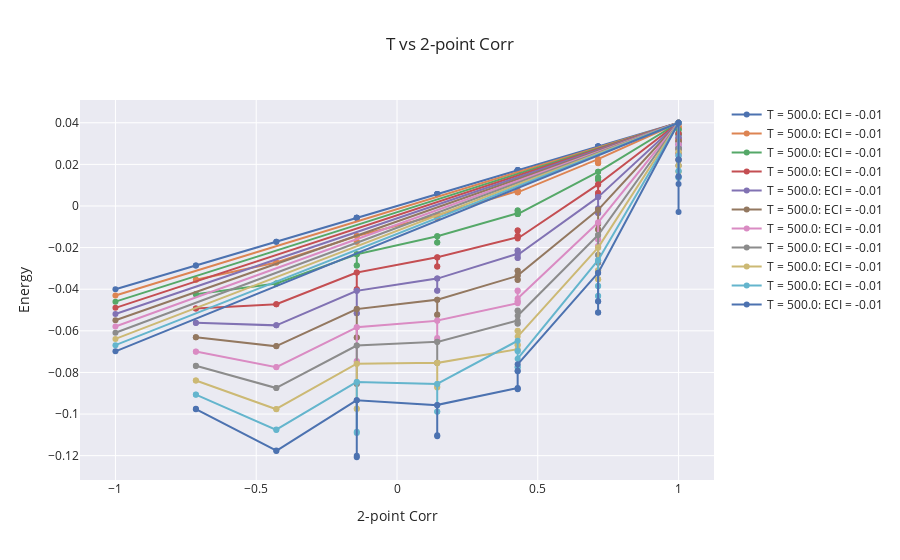

Write notebook code for a chart like this one.
### Code cell
results_blanket = pd.read_pickle('results/blanket_0.01_500_08.pickle')

fig = go.Figure()
for temp in results_blanket['T'].unique():
    fig.add_trace(go.Scatter(x = results_blanket[results_blanket['T'] == temp]['2-point_corr'],
                             y = results_blanket[results_blanket['T'] == temp]['F'],
                             mode='markers+lines',
                             name=f"T = {T}: ECI = {results_blanket.iloc[0]['F']/4:.2f}",
                            )
                 )
    
fig.update_layout(
    title="T vs 2-point Corr",
    xaxis_title="2-point Corr",
    yaxis_title="Energy",
    template='seaborn'
)
fig.show()
